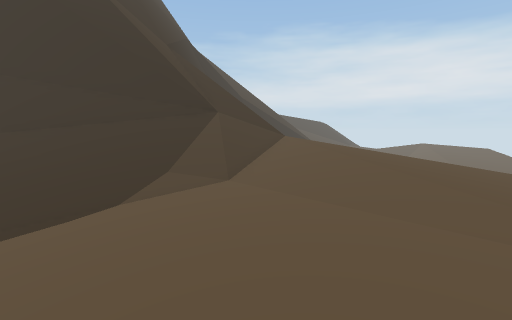
[1] (above)

16 first-person views from a walk through a 3-D level made in the Unity game engine. The camera is 1.4 m above the floor, tilts 6° down and sees 85° across. The floor is counted in squares, 1 m on a side. Each view is taken from the middle of a square. On the plan, view 1 faces up. The plan holds only what a view shows up to about 14 squares ahead; the rest is blank. The place goes on beyond the plan. The player character is not drawn.

[2]
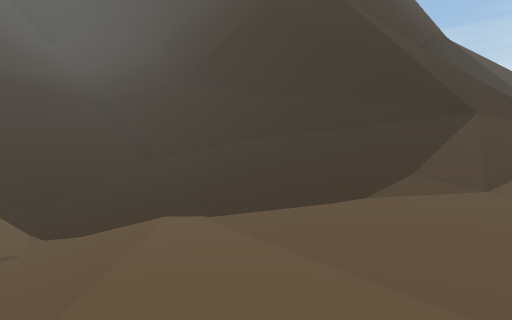

[3]
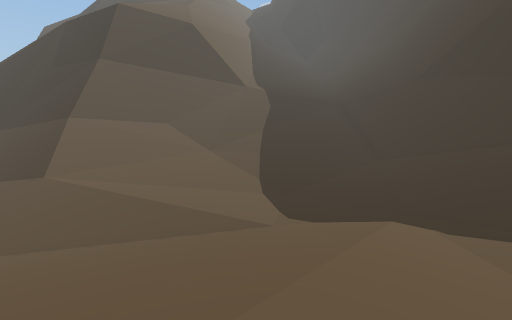

[4]
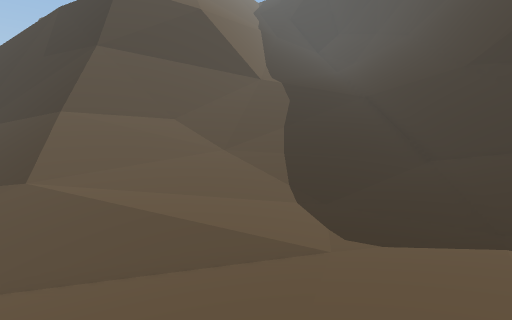

[5]
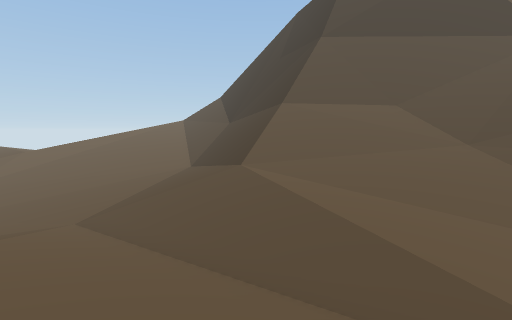

[6]
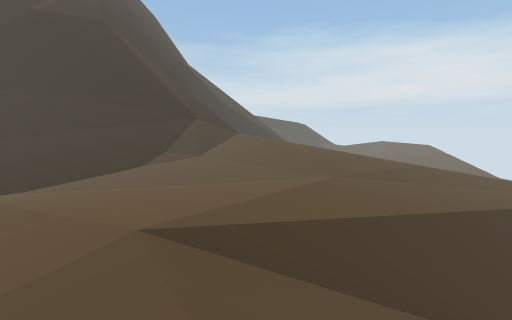

[7]
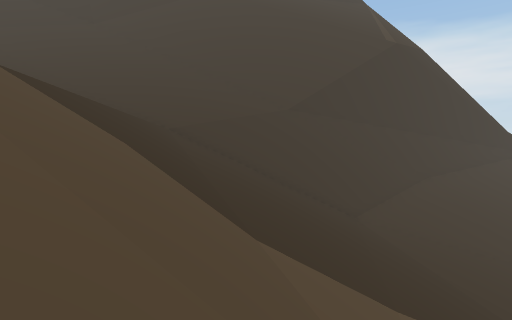

[8]
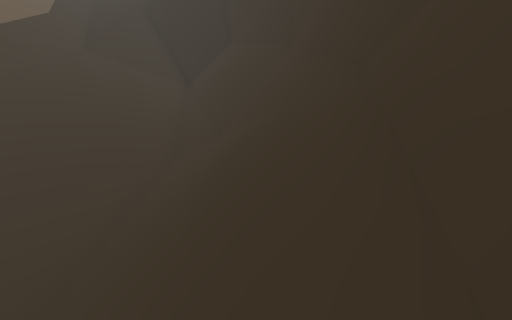

[9]
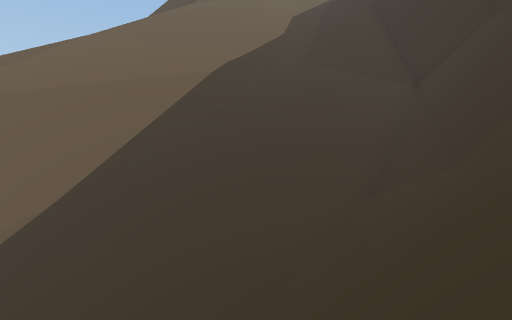

[10]
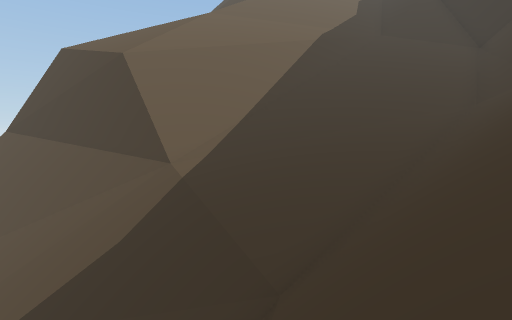

[11]
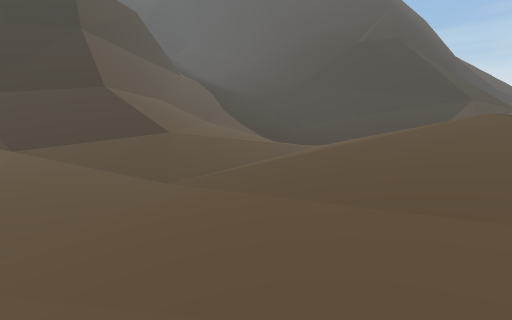

[12]
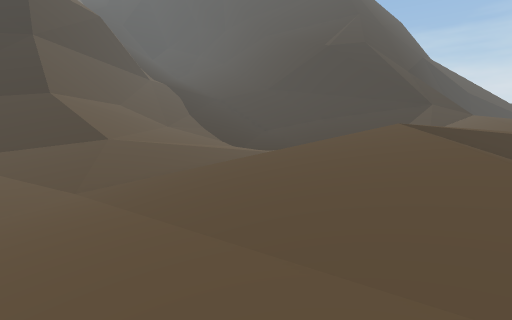

[13]
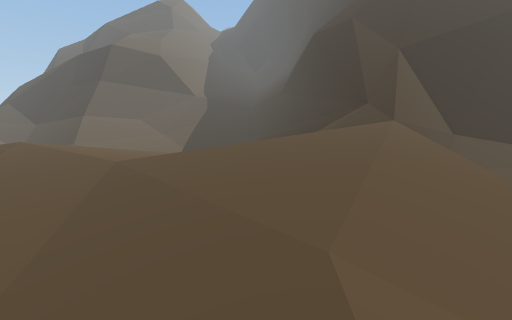

[14]
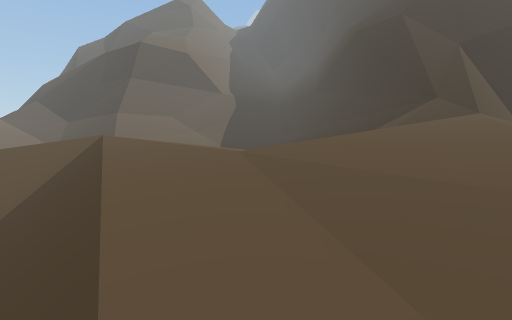

[15]
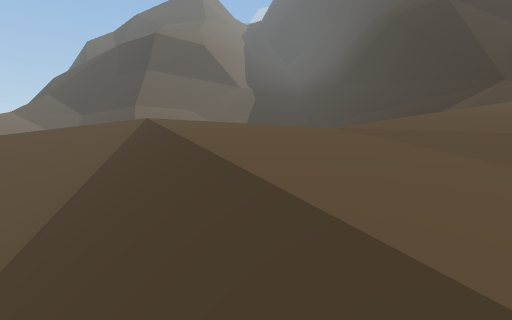

[16]
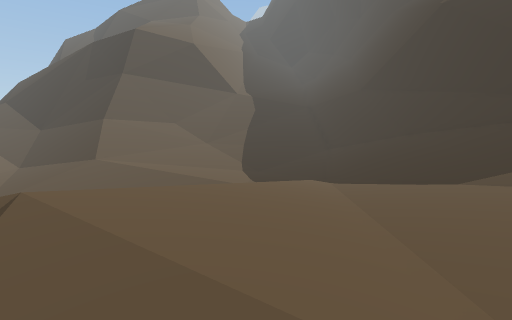

### Floor plan
Key: @ floor where view 1 was taken; # wall or solid block; . main floor; : floor 0.75 m higher than the main floor; - floor 0.75 m lower than the main floor; _ floor 1.5 m lower than the main floor; / step, stairs or slope; = window, fence, low wall or low ledge; ^ raised ledge; v drop or lower ground; O other object.
Columns run from 36 left of view 1 to 11 right of it. Each row starts with its distance up from view 1.
 11                                    /#=
 10           #######               ###//=////
  9         ####/==######       #####=////://///
  8       ###==//////==###########=///////:::////
  7    #####=////////////vvv###=///////////::..///
  6   ###==/////////////vv####=O//////...//:.....//
  5   #=///////////////=##===///////....../:.......-
  4  ##///////////////////////////--......./.......-
  3 ###=////////////////////////-----....../......-
  2 #v#=///////////////////////-----.............--/
  1 //==//////////////////////-----..............-
  0  ////==///////////////////------....@.......///
 -1  /////==#=====////////////------..........///
 -2  ///////########=/////////---_--......../////
 -3    ////////vv####=////////--/_---.....//////
 -4      ////////vvv#==///////--/__--...../////
 -5       /////////vv#^=//////.-//_---.....///
 -6        /////////vv##=/////..//_---.....//
 -7         ////////vv###/////.///__---...../
 -8             /////vv##=////.///__------...
 -9                //vv ##////////___--------
-10                 /vv ##=///////_______----
-11                     ##=////////_________-
-12                     ##=//////___________
-13                     ##/////____________ _
-14                     #=///--___________
-15                     #    /-_________  _

Where each view was taken, in squares from view 1:
view 1: 0 up, 0 right, facing up
view 2: 1 down, 0 right, facing up-left
view 3: 1 down, 0 right, facing left
view 4: 2 down, 2 left, facing left
view 5: 2 down, 4 left, facing down-left
view 6: 6 down, 2 right, facing up
view 7: 5 down, 16 left, facing up
view 8: 8 up, 20 left, facing left
view 9: 8 up, 22 left, facing down-left
view 10: 7 up, 16 left, facing down-left
view 11: 15 down, 2 right, facing up-left
view 12: 13 down, 4 right, facing up-left
view 13: 5 up, 11 right, facing left
view 14: 2 up, 11 right, facing left
view 15: 0 up, 10 right, facing left
view 16: 0 up, 5 right, facing left
